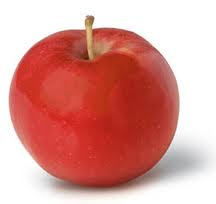
%> input picture cs1371/homework/Homework+13/Homework 13/apples.png, 216 x 204 px; the run also reads 2 pictures not shown here
$ octave kaltest.m   (GNU Octave 9; MATLAB toolbox functions it lacks are replaced by stand-ins)
%> lines starting %> are read from the running program, lines starting %| are printed output that depends on the picture; in (x1, y1, x2, y2) boxes, pixels count from 0 and x2, y2 are one past the last pixel; in counts of white or black regions, pixels touching at a corner belong together; the program's own positions count from 1
### cs1371/homework/Homework+13/Homework 13/checkImage.m
function [comparison] = checkImage(image1,image2)
%> called with image1 = 'apples.png', image2 = 'oranges.png'
img1 = imread(image1);
%> img1 is the input picture: size 204x216x3 uint8; mean R, G, B 218, 153.4, 147.5
img2 = imread(image2);
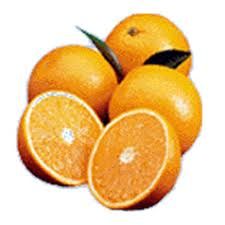
%> input picture cs1371/homework/Homework+13/Homework 13/oranges.png, 225 x 225 px
%> img2 is the input picture: size 225x225x3 uint8; mean R, G, B 236.9, 200.9, 147.9
[r, c, ~] = size(img1);
%> r = 204; c = 216
if any(size(img1) ~= size(img2))
    comparison = 'The images have different dimensions.';
else
    same = img1(:,:,1) == img2(:,:,1) & img1(:,:,2) == img2(:,:,2) & img1(:,:,3) == img2(:,:,3);
    if all(all(same))
        comparison = 'The images are the same.';
    else
        fn = [image1(1:end-4) '_vs_' image2];
        diffs = zeros(r,c);
        diffs(same) = 255;
        diffs = uint8(cat(3,diffs,diffs,diffs));
        imwrite(diffs,fn);
        comparison = sprintf('The RBG values are different: see %s.',fn);
    end
end
end

### cs1371/homework/Homework+13/Homework 13/kaltest.m
clear;
clc;

check1 = checkImage('apples.png', 'oranges.png');
check2 = checkImage('flower1.png', 'flower2.png');
%> call 2 of checkImage, with image1 = 'flower1.png', image2 = 'flower2.png'
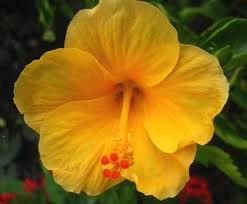
%> input picture cs1371/homework/Homework+13/Homework 13/flower1.png, 247 x 204 px
%> in checkImage, img1 is the input picture: size 204x247x3 uint8; mean R, G, B 135.9, 100.3, 18.4
%> in checkImage (call 2), `same = img1(:,:,1) == img2(:,:,1) & img1(:,:,2) == img2(:,:,2) & img1(..`: same: size 204x247 logical; every value is 1
check3 = checkImage('oranges.png', 'tangerines.png');
%> call 3 of checkImage, with image1 = 'oranges.png', image2 = 'tangerines.png'
%> in checkImage (call 3), `same = img1(:,:,1) == img2(:,:,1) & img1(:,:,2) == img2(:,:,2) & img1(..`:
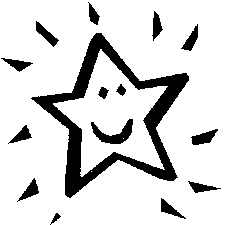
%> same: size 225x225 logical; 84.4% white; 15 black regions, largest, box (x1, y1, x2, y2) and area: (31, 33, 189, 198) 5382, (91, 119, 133, 144) 445, (191, 129, 218, 145) 232
%> (the run ends here)
